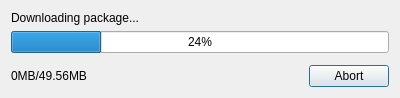
<?xml version="1.0" encoding="UTF-8"?>
<ui version="4.0">
 <class>FileDownloaderDialog</class>
 <widget class="QDialog" name="FileDownloaderDialog">
  <property name="geometry">
   <rect>
    <x>0</x>
    <y>0</y>
    <width>400</width>
    <height>98</height>
   </rect>
  </property>
  <property name="windowTitle">
   <string>Package manager</string>
  </property>
  <property name="modal">
   <bool>true</bool>
  </property>
  <layout class="QVBoxLayout" name="verticalLayout">
   <item>
    <widget class="QLabel" name="title">
     <property name="text">
      <string>Downloading package...</string>
     </property>
    </widget>
   </item>
   <item>
    <widget class="QProgressBar" name="progress">
     <property name="value">
      <number>24</number>
     </property>
    </widget>
   </item>
   <item>
    <spacer name="verticalSpacer">
     <property name="orientation">
      <enum>Qt::Vertical</enum>
     </property>
     <property name="sizeHint" stdset="0">
      <size>
       <width>20</width>
       <height>40</height>
      </size>
     </property>
    </spacer>
   </item>
   <item>
    <layout class="QHBoxLayout" name="horizontalLayout">
     <property name="topMargin">
      <number>0</number>
     </property>
     <item>
      <widget class="QLabel" name="size">
       <property name="text">
        <string notr="true">0MB/49.56MB</string>
       </property>
      </widget>
     </item>
     <item>
      <widget class="QDialogButtonBox" name="buttonBox">
       <property name="orientation">
        <enum>Qt::Horizontal</enum>
       </property>
       <property name="standardButtons">
        <set>QDialogButtonBox::Abort</set>
       </property>
      </widget>
     </item>
    </layout>
   </item>
  </layout>
 </widget>
 <resources/>
</ui>
